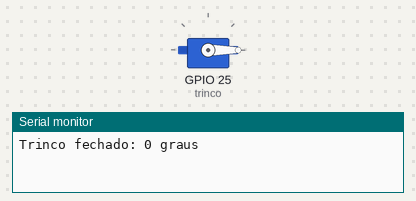
A sketch run on a simulated ESP32. On the bench: servo, the last lines printed to the serial monitor.

Above: at 0.05 s.
At 6.0 s:
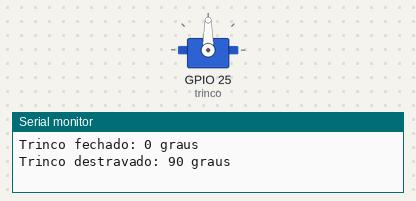
Timing chart, 0 to 7.8 s (numbered marks = the images above):
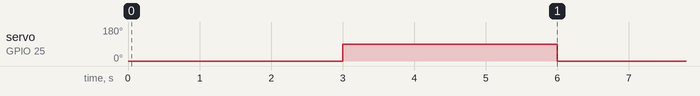

Measured:
- by itself, servo on GPIO 25 (trinco): alternates 90° for 3.0 s and 0° for 3.0 s

The sketch:

servo.ino
```cpp
#include <ESP32Servo.h>
// Sinal GPIO25; alimentacao externa regulada 5 V e GND comum.
Servo trinco;
void setup(){
 Serial.begin(115200);trinco.setPeriodHertz(50);
 trinco.attach(25,500,2400);trinco.write(0);
}
void loop(){
 Serial.println("Trinco fechado: 0 graus");trinco.write(0);delay(3000);
 Serial.println("Trinco destravado: 90 graus");trinco.write(90);delay(3000);
}
```
